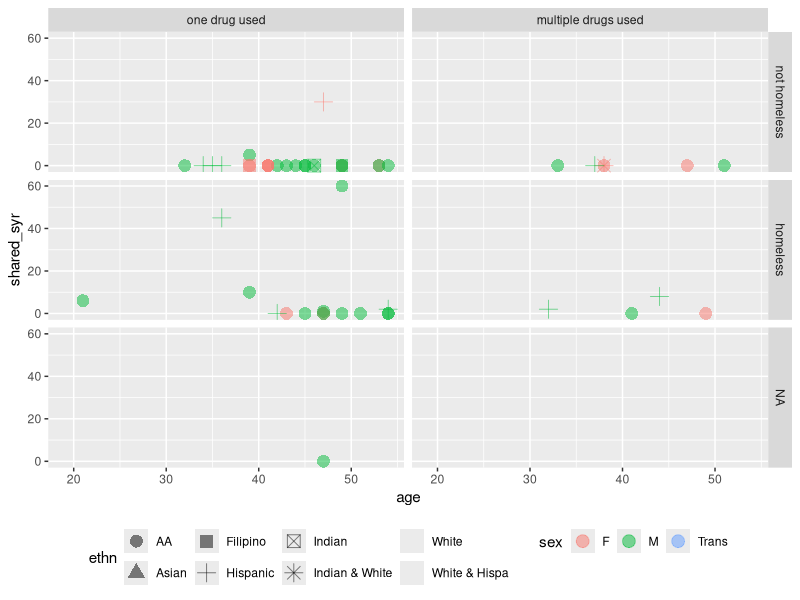

Here is the R script that generated this plot: (Note: this script raises an error after producing the figure.)
## ---- chunk 1
#| tbl-cap: "Needle-sharing data"
#| label: tbl-needle-data
library(tidyverse)
library(haven)
needles = read_dta("inst/extdata/needle_sharing.dta") |> 
  as_tibble() |> 
  mutate(polydrug = 
           ifelse(polydrug, "multiple drugs used", "one drug used") |> 
           factor() |> 
           relevel(ref = "one drug used"),
         homeless = ifelse(homeless, "homeless", "not homeless") |> 
           factor() |> relevel(ref = "not homeless"))
needles
## ---- chunk 2
#| fig-cap: "Rates of needle sharing"
#| label: fig-needles
library(ggplot2)

needles |> 
  ggplot(
    aes(
      x = age,
      y = shared_syr,
      col = sex,
      shape = ethn
    )
  ) + 
  geom_point(size = 4, alpha = .5) +
  facet_grid(cols = vars(polydrug), 
             rows = vars(homeless)) +
  theme(legend.position = "bottom")
## ---- chunk 3
#| include: false
glm0 = glm(
  data = needles,
  family = poisson,
  shared_syr ~ homeless
)
## ---- chunk 4
#| tbl-cap: "Poisson model for needle-sharing data"
#| label: tbl-needles-pois
glm1 = glm(
  data = needles,
  family = poisson,
  shared_syr ~ age + sex + homeless*polydrugf
)

library(parameters)
glm1 |> parameters(exponentiate = TRUE) |> 
  print_md()

coef(glm1)
vcov(glm1)
glm1 |> vcov() |> diag() |> sqrt()
summary(glm1)
## ---- chunk 5
library(ggfortify)
autoplot(glm1)
## ---- chunk 6
#| tbl-cap: "Negative binomial model for needle-sharing data"
#| label: tbl-needles-pois
library(MASS) #need this for glm.nb()
glm1.nb = glm.nb(
  data = needles,
  shared_syr ~ age + sex + homeless*polydrug
)
summary(glm1.nb)
## ---- chunk 7

tibble(name = names(coef(glm1)), poisson = coef(glm1), nb = coef(glm1.nb))
